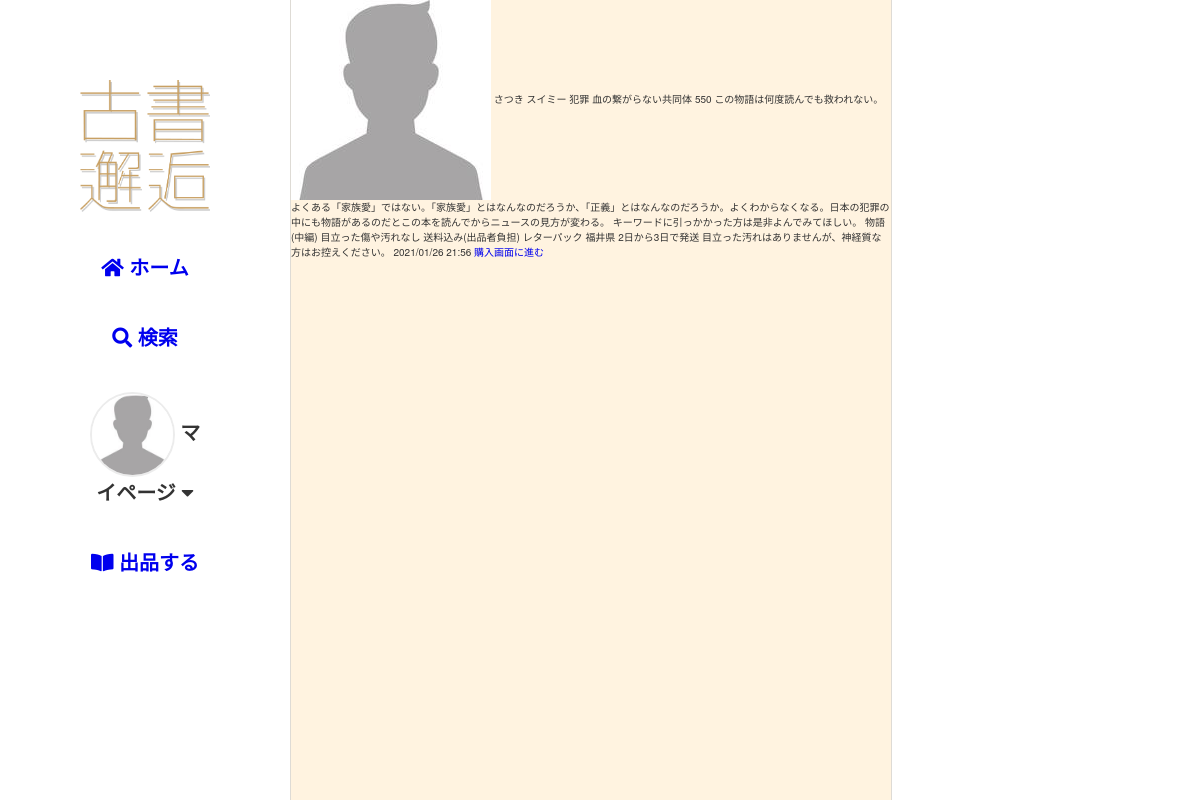
Page /item/itemdata/1 (signed in) on the committed database.
### flmapp/models/user.py (models this page shows, shortened)
class User(UserMixin, db.Model):
    __tablename__ = 'User'
    __table_args__ = (CheckConstraint('update_at >= create_at'),)
    User_id = db.Column(db.Integer, primary_key=True)
    user_code = db.Column(db.String(64), unique=True, index=True, nullable=False)
    username = db.Column(db.String(64), index=True, nullable=False)
    email = db.Column(db.String(64), unique=True, index=True, nullable=False)
    password_hash = db.Column(db.String(128), nullable=False)
    picture_path = db.Column(db.Text, default='default.jpeg', nullable=False)
    prof_comment = db.Column(db.Text)
    default_ShippingAddress_id = db.Column(db.Integer, db.ForeignKey('ShippingAddress.ShippingAddress_id'))
    default_pay_way = db.Column(db.Integer, default=1, nullable=False)
    default_Credit_id = db.Column(db.Integer, db.ForeignKey('Credit.Credit_id'))
    is_active = db.Column(db.Boolean, default=True, nullable=True)
    create_at = db.Column(db.DateTime, default=datetime.now, nullable=False)
    update_at = db.Column(db.DateTime, default=datetime.now, nullable=False)
    @property
    def password(self):
        raise AttributeError('パスワードは読み取り可能な属性ではありません。')

### flmapp/models/trade.py (models this page shows, shortened)
class Sell(db.Model):
    __tablename__ = 'Sell'
    __table_args__ = (CheckConstraint('update_at >= create_at'),)
    Sell_id = db.Column(db.Integer, primary_key=True)
    User_id = db.Column(db.Integer, db.ForeignKey('User.User_id'), nullable=False)
    sell_title = db.Column(db.String(255), nullable=False)
    key1 = db.Column(db.String(255), nullable=False)
    key2 = db.Column(db.String(255), nullable=False)
    key3 = db.Column(db.String(255), nullable=False)
    sell_comment = db.Column(db.Text, nullable=False)
    price = db.Column(db.Integer, nullable=False)
    item_picture_path = db.Column(db.Text, default='default.png', nullable=False)
    genre = db.Column(EnumType(enum_class=Genre), nullable=False)
    item_state = db.Column(EnumType(enum_class=Item_state), nullable=False)
    postage = db.Column(EnumType(enum_class=Postage), nullable=False)
    send_way = db.Column(EnumType(enum_class=Send_way), nullable=False)
    consignor = db.Column(db.String(64), nullable=False)
    schedule = db.Column(EnumType(enum_class=Schedule), nullable=False)
    remarks = db.Column(db.Text)
    deal_status = db.Column(EnumType(enum_class=Deal_status),default=Deal_status(1), nullable=False)
    sell_flg = db.Column(db.Boolean,default=True, nullable=False)
    is_active = db.Column(db.Boolean,default=True, nullable=False)
    has_sent = db.Column(db.Boolean,default=False, nullable=False)
    has_got = db.Column(db.Boolean,default=False, nullable=False)
    create_at = db.Column(db.DateTime,default=datetime.now, nullable=False)
    update_at = db.Column(db.DateTime,default=datetime.now, nullable=False)
    user = db.relationship('User', backref='sell', lazy='joined', uselist=False)

### flmapp/views/item.py (the view)
@bp.route('/itemdata/<int:item_id>', methods=['GET', 'POST'])
def itemdata(item_id):
    session.pop('pay_way', None)
    session.pop('Credit_id', None)
    session.pop('ShippingAddress_id', None)
    item = Sell.query.get(item_id)
    if item is None:
        return redirect(url_for('route.home'))
    form = SellUpdateFlgAndDeleteForm(request.form)
    return render_template('item/itemdata.html', item=item, form=form)

### flmapp/models/enum_conf.py (called while the page is built)
    def process_result_value(self, value, dialect):
        if value is not None:
            if not isinstance(value, int):
                raise TypeError("value should have int type")
            return self.enum_class(value)

### flmapp/models/user.py (called while the page is built)
@login_manager.user_loader
def load_user(user_id):
    return User.query.get(user_id)

### flmapp/templates/item/itemdata.html (shortened to what this page needs)
{% extends "base02.html" %}
{% block content %}
<div>
    <img src="{{url_for('static', filename='user_image/' + item.user.picture_path)}}">
    {{ item.user.username }}
    {{ item.key1 }}
    {{ item.key2 }}
    {{ item.key3 }}
    {{ item.price }}
    {{ item.sell_comment }}
    {{ item.genre.name }}
    {{ item.item_state.name }}
    {{ item.postage.name }}
    {{ item.send_way.name }}
    {{ item.consignor }}
    {{ item.schedule.name }}
    {{ item.remarks }}
    {{ item.create_at.strftime('%Y/%m/%d %H:%M') }}
    {% if item.User_id == current_user.User_id %}
        {% if item.deal_status.value == 1 %}
            <p>商品の画像</p>
            <span style="color: red;">*出品者のみ表示されます</span>
            <img src="{{url_for('static', filename='item_image/' + item.item_picture_path)}}">
            <a href="{{url_for('sell.sell_update', item_id=item.Sell_id)}}">出品情報を編集する</a>
            <form method="POST" action="{{url_for('sell.sell_flg_update')}}">
                {{ form.csrf_token }}
                {{ form.Sell_id(value=item.Sell_id) }}
                {% if item.sell_flg %}
                    {{ form.submit(value='出品を一時停止する') }}
                {% else %}
                    {{ form.submit(value='出品を再開する') }}
                {% endif %}
            </form>
            <form method="POST" action="{{url_for('sell.sell_delete')}}">
                {{ form.csrf_token }}
                {{ form.Sell_id(value=item.Sell_id) }}
                {{ form.submit(value='削除') }}
            </form>
        {% elif item.deal_status.value == 2 %}
            <a href="{{url_for('transaction.transaction', item_id=item.Sell_id)}}">取引画面をみる</a>
        {% elif item.deal_status.value == 3 %}
            <p>取引が完了しています</p>
        {% endif %}
    {% elif item.sell_flg and item.is_active and item.deal_status.value == 1 %}
        <a href="{{url_for('buy.buy', item_id=item.Sell_id)}}">購入画面に進む</a>
    {% elif item.sell_flg and item.is_active and item.deal_status.value != 1 %}
        <p>売り切れました</p>
    {% endif %}
</div>
{% endblock %}

### flmapp/templates/base02.html (shortened to what this page needs)
<!DOCTYPE html>
<html lang="ja">
    <head>
        <link rel="stylesheet" href="https://use.fontawesome.com/releases/v5.15.1/css/all.css">
        <link rel="stylesheet" type="text/css" href="{{ url_for('static', filename='css/sanitize.css')}}">
        <link rel="stylesheet" type="text/css" href="{{ url_for('static', filename='css/global.css')}}">
        <link rel="stylesheet" type="text/css" href="{{ url_for('static', filename='css/kosho-flame.css')}}">
        <link rel="stylesheet" type="text/css" href="{{ url_for('static', filename='css/common2.css')}}">
        <link rel="stylesheet" href="{{ url_for('static', filename='css/login_required_modal.css')}}">
        <link rel="stylesheet" href="{{ url_for('static', filename='css/like.css')}}">
    </head>
    <body>
        <div class="wrap">
            <header>
                <div class="h-wrap">
                    <h1><img src="{{ url_for('static', filename='images/logo.png')}}" alt="ロゴ"></h1>
                    <nav>
                        <ul>
                            <li><a href="{{url_for('route.home')}}">
                                <i class="fas fa-home"></i>
                                ホーム
                            </a></li>
                            <li><a href="{{url_for('route.home')}}">
                                <i class="fas fa-search"></i>
                                検索
                            </a></li>
                            {% if current_user.is_authenticated %}
                                <li>
                                    <label for="check1" class="accordion-open">
                                        <img class="u-icon" src="{{url_for('static', filename='user_image/' + current_user.picture_path)}}">
                                        マイページ
                                        <i class="fas fa-caret-down"></i>
                                    </label>
                                </li>
                            {% else %}
                                <li><a href="{{url_for('auth.login')}}">
                                    ログイン
                                </a></li>
                            {% endif %}
                            <li><a href="{{url_for('sell.sell')}}">
                                <i class="fas fa-book-open"></i>
                                出品する
                            </a></li>
                        </ul>
                    </nav>
                </div>
            </header>
            <div class="container">
                {% block content %}
                {% endblock %}
            </div>
            <div class="r-content"></div>
        </div>
    </body>
</html>

### flmapp/static/css/sanitize.css (style rules this page uses)
article, aside, details, figcaption, figure, footer, header, main, menu, nav, section, summary { display: block; }
html { box-sizing: border-box; cursor: default; font-family: sans-serif; line-height: 1.5; -ms-text-size-adjust: 100%; -webkit-text-size-adjust: 100%; }
body { margin: 0; }
h1 { font-size: 2em; margin: .67em 0; }
nav ol, nav ul { list-style: none; }
audio, canvas, iframe, img, svg, video { vertical-align: middle; }
img { border-style: none; }
a { background-color: transparent; -webkit-text-decoration-skip: objects; }
a, area, button, input, label, select, textarea, [tabindex] { -ms-touch-action: manipulation; touch-action: manipulation; }

### flmapp/static/css/global.css (style rules this page uses)
* { margin: 0; padding: 0; outline: none; }
html { font-size: 62.5%; }
body { background-color: #FFF; color : #333333; font-family: "Helvetica Neue", Arial, "Hiragino Kaku Gothic ProN", "Hiragino Sans", Meiryo, sans-serif; }
h1 { margin: 0; }
a { text-decoration: none; display: inline-block; transition: color 0.5s; }
ul { list-style: none; }

### flmapp/static/css/common2.css (style rules this page uses)
.wrap { display: flex; justify-content: space-between; }
header { position: sticky; top: 0; height: 100vh; flex-grow: 1; flex-shrink: 5; background-color: #FFF; padding: 80px; border-right: solid 1.5px #dedbd5; }
.container { flex-basis: 700px; background-color: #fff3e0; }
.r-content { position: sticky; top: 0; height: 100vh; flex-basis: 30%; background-color: #FFF; border-left: solid 1.5px #dedbd5; }
.h-wrap { display: flex; flex-direction: column; align-items: center; }
header h1 img { width: 130px; }
.h-wrap nav ul li { text-align: center; margin: 40px 0; }
.h-wrap nav ul li:not(.mp-a) { font-size: 2.0rem; font-weight: bold; }
.u-icon { width: 85px; border-radius: 50%; border: 2px solid #ececec; }
.accordion-open { display: block; cursor: pointer; font-size: 2.0rem; font-weight: bold; }

### rows in the picture
User: picture_path (placeholder picture)
User: picture_path (placeholder picture), user.username "さつき"
Sell: key1 "スイミー", key2 "犯罪", key3 "血の繋がらない共同体", price "550", sell_comment "この物語は何度読んでも救われない。よくある「家族愛」ではない。「家族愛」とはなんなのだろうか、「正義」とはなんなのだろうか。よくわからなくなる。日本の犯罪の中にも物語があるのだとこの本を読んでからニュースの見方が変わる。 キーワードに引っかかった方は是非よんでみてほしい。", genre.name "物語(中編)", item_state.name "目立った傷や汚れなし", postage.name "送料込み(出品者負担)", send_way.name "レターパック", consignor "福井県", schedule.name "2日から3日で発送", remarks "目立った汚れはありませんが、神経質な方はお控えください。", create_at "2021/01/26 21:56"
